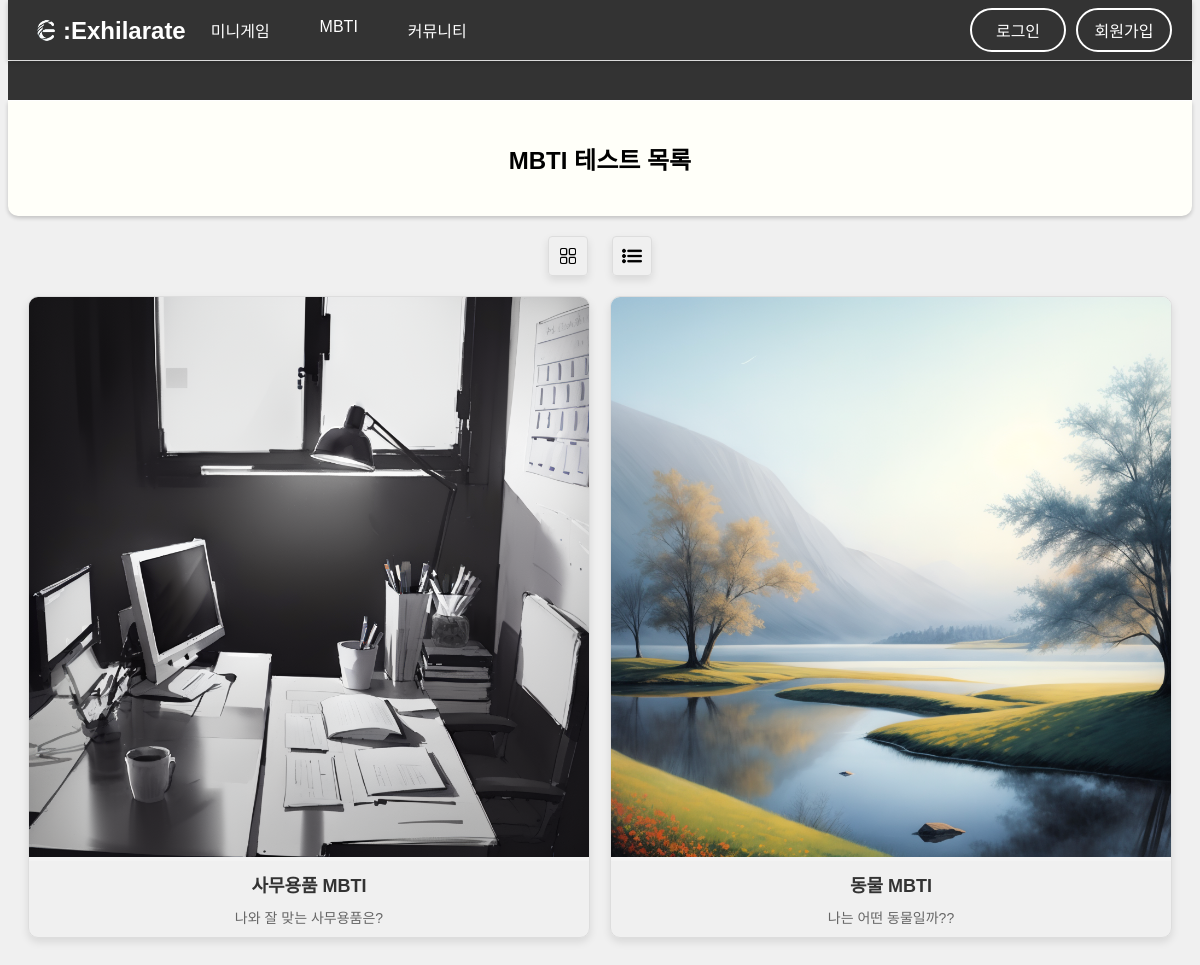
The page /mbti on the database as committed earlier.
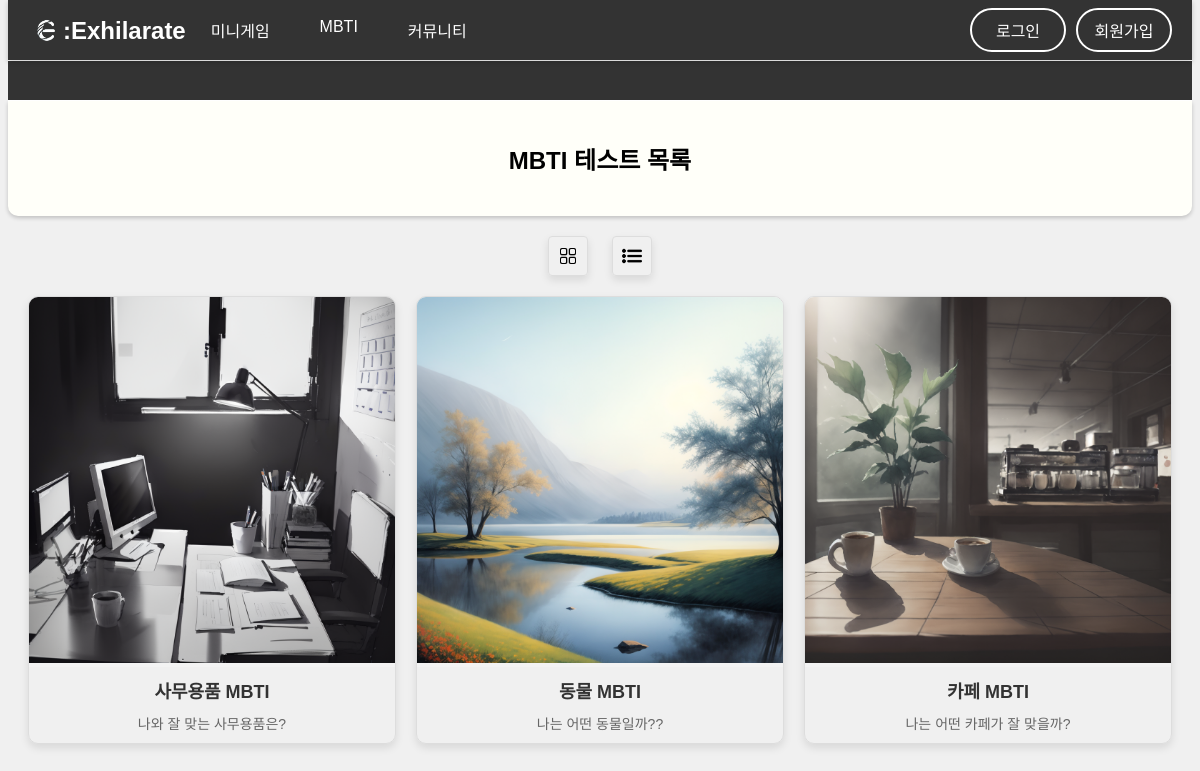
The same page on the database as committed later.
### tables this page shows
CREATE TABLE mbti_info (
    id INTEGER PRIMARY KEY AUTOINCREMENT,
    url TEXT NOT NULL,
    image TEXT NOT NULL,
    name TEXT NOT NULL,
    color TEXT NOT NULL,
    description TEXT NOT NULL
);

### app.py (the view)
@app.route('/mbti')
def mbti_list():
    db = get_db()
    mbtis = db.execute("SELECT id, name, image, url, color, description FROM mbti_info").fetchall()
    Phrase = 'MBTI 테스트 목록'
    return render_template('mbti/list.html', mbtis=mbtis, mbti_name=Phrase)

### app.py (called while the page is built)
def get_db():
    if 'db' not in g:
        g.db = sqlite3.connect(DATABASE_FILE)
        g.db.row_factory = sqlite3.Row
    return g.db

@app.context_processor
def inject_menus():
    db = get_db()
    all_menus = db.execute("SELECT id, name, url, menu, description FROM menu_info ORDER BY id ASC").fetchall()
    mbti_menus = db.execute("SELECT id, name, url, image, color, description FROM mbti_info ORDER BY id ASC").fetchall()
    games = [item for item in all_menus if item['menu'] == 'game']
    communities = [item for item in all_menus if item['menu'] == 'community']
    mbtis = mbti_menus
    path = request.path
    if path.startswith('/games'):
        message = '미니 게임은 하루 최대 5번 저장이 가능합니다. (24:00 초기화)'
    elif path.startswith('/mbti'):
        message = '여러가지 테마의 MBTI 테스트를 경험하세요!'
    else:
        message = 'EXHILARATE: …의 기분을 들뜨게 하다, 기분을 좋게 하다'
    return {'games': games, 'communities': communities, 'mbtis': mbtis, 'custom_message': message}

### templates/mbti/list.html (shortened to what this page needs)
{% extends 'base.html' %}
{% block content %}
<div class="minimbtis-container">
    <link rel="stylesheet" type="text/css" href="{{ url_for('static', filename='css/mbti/list.css') }}">
    <div class="mbti-buttons">
        <button id="box-view" data-tooltip="박스">
            <img src="{{ url_for('static', filename='images/icons/grid.png') }}">
        </button>
        <button id="list-view" data-tooltip="리스트">
            <img src="{{ url_for('static', filename='images/icons/list.png') }}">
        </button>
    </div>
    <div class="mbtis">
        {% for mbti in mbtis %}
        <div class="mbti">
            <a href="/mbti/{{ mbti.url }}">
                <div class="mbti-image">
                    <img src="{{ url_for('static', filename=mbti.image) }}" alt="{{ mbti.name }} 사진">
                </div>
                <div class="mbti-name">{{ mbti.name }}</div>
                <div class="mbti-description">{{ mbti.description }}</div>
            </a>
        </div>
        {% endfor %}
    </div>
</div>
{% endblock %}

### templates/base.html (shortened to what this page needs)
<!DOCTYPE html>
<html>
<head>
    <link rel="stylesheet" type="text/css" href="{{ url_for('static', filename='css/base.css') }}">
</head>
{% set excluded_paths = ['/', '/games', '/games/roulette', '/communities', '/mbti', '/mbti/company', '/mbti/animal', '/result' ] %}
<body>
    <nav>
        <div class="logo">
            <a href="/">
                <img class="header-image" src="{{ url_for('static', filename='images/logo.png') }}" alt="로고">
                <span>:Exhilarate</span>
            </a>
        </div>
        <div class="nav-content">
            <ul class="main-menu">
                <li class="dropdown">
                    <a href="/games">미니게임</a>
                </li>
                <li class="dropdown">
                    <a href="/mbti">MBTI</a>
                </li>
                <li class="dropdown">
                    <a href="/community">커뮤니티</a>
                </li>
            </ul>
            <div class="auth-buttons">
                <a href="#" class="login-btn">로그인</a>
                <a href="#" class="register-btn">회원가입</a>
            </div>
        </div>
    </nav>
    <div class="moving-text" data-content="{{ custom_message }}"></div>
    {% if '/mbti' in request.path %}
    <div id="header">
        <h2>{{ mbti_name }}</h2>
    </div>
    {% endif %}
    {% block content %}{% endblock %}
</body>
</html>

### static/css/base.css (style rules this page uses)
body { font-family: 'Noto Sans KR', sans-serif; background-color: #f0f0f0; color: #333; text-align: center; padding-bottom: 80px; margin-top: 60px; }
#header { color: white; font-family: 'omyu_pretty', sans-serif; padding: 20px; box-shadow: 0 2px 4px rgba(0, 0, 0, 0.2); border-bottom-left-radius: 10px; border-bottom-right-radius: 10px; }
.moving-text { width: 100%; position: relative; overflow: hidden; white-space: nowrap; box-sizing: border-box; color: #FFF; font-size: 1.5rem; font-family: 'GangwonEduSaeeum_OTFMediumA', sans-serif; background-color: #333333; text-shadow: 2px 2px 4px #000000; border-top: 1px solid; border-bottom: 1px solid; padding-top: 4px; animation: border-flicker 1s infinite alternate; }
.moving-text::after { content: var(--content); display: inline-block; padding-left: 100%; animation: move 15s linear infinite; }
.logo { display: flex; align-items: center; }
.logo a { display: flex; align-items: center; text-decoration: none; }
.logo img { max-height: 35px; }
.logo span { font-size: 24px; line-height: 35px; color: white; font-weight: bold; font-family: 'DAEAM_LEE_TAE_JOON', sans-serif; }
button { border: none; color: white; padding: 15px 32px; text-align: center; text-decoration: none; display: inline-block; font-size: 16px; margin: 4px 2px; cursor: pointer; border-radius: 4px; transition: background-color 0.3s; }
.nav-content { display: flex; justify-content: space-between; align-items: center; width: 100%; }
nav { position: fixed; top: 0; left: 0; right: 0; display: flex; justify-content: space-between; align-items: center; padding: 0 20px; background-color: #333333; box-shadow: 0 2px 5px rgba(0, 0, 0, 0.2); z-index: 1000; height: 60px; margin: 0 8px; }
nav ul { list-style: none; padding: 0; margin: 0; display: flex; justify-content: center; }
nav ul li { margin: 0 10px; }
nav ul li a { text-decoration: none; color: #FFFFFF; padding: 20px 15px; }
.dropdown { position: relative; display: inline-block; }
.auth-buttons { display: flex; align-items: center; }
.auth-buttons a { margin-left: 10px; padding: 8px 16px; text-decoration: none; color: #FFFFFF; background-color: transparent; border: 2px solid #FFFFFF; border-radius: 25px; transition: all 0.3s ease; position: relative; overflow: hidden; min-width: 60px; }
.auth-buttons a::before { content: ''; position: absolute; top: 50%; left: 50%; width: 300%; height: 300%; background-color: #FFFFFF; transition: all 0.5s ease; display: block; transform: translate(-50%, -50%) scale(0); border-radius: 30%; opacity: 0.6; z-index: 0; }

### static/css/mbti/list.css (style rules this page uses)
#header { color: black; background-color: #fffff9; }
.minimbtis-container { max-width: 1200px; margin: 0 auto; padding: 20px; }
.mbti-buttons { text-align: center; margin-bottom: 20px; }
.mbti-buttons button { background: none; border: 1px solid #ddd; border-radius: 4px; box-shadow: 0 4px 8px rgba(0, 0, 0, 0.1); width: 40px; height: 40px; padding: 5px; display: inline-flex; align-items: center; justify-content: center; margin: 0 10px; cursor: pointer; transition: all 0.3s ease; }
.mbti-buttons button img { width: 20px; height: auto; position: relative; }
.mbtis { display: grid; grid-template-columns: repeat(auto-fit, minmax(250px, 1fr)); gap: 20px; }
.mbti { border: 1px solid #ddd; border-radius: 10px; overflow: hidden; box-shadow: 0 4px 8px rgba(0, 0, 0, 0.1); transition: transform 0.3s ease-in-out; }
.mbti a { text-decoration: none; color: inherit; }
.mbti-image { width: 100%; height: auto; background-color: #f3f3f3; }
.mbti-image img { width: 100%; max-width: 100%; max-height: 100%; object-fit: center; object-position: center; }
.mbti-name { padding: 10px; font-size: 18px; font-weight: bold; color: #333; text-align: center; }
.mbti-description { padding: 0 10px 10px; font-size: 14px; color: #666; text-align: center; }

Rows that differ between the two databases and show on the page:
added mbti_info: image (picture), name "카페 MBTI", description "나는 어떤 카페가 잘 맞을까?"
